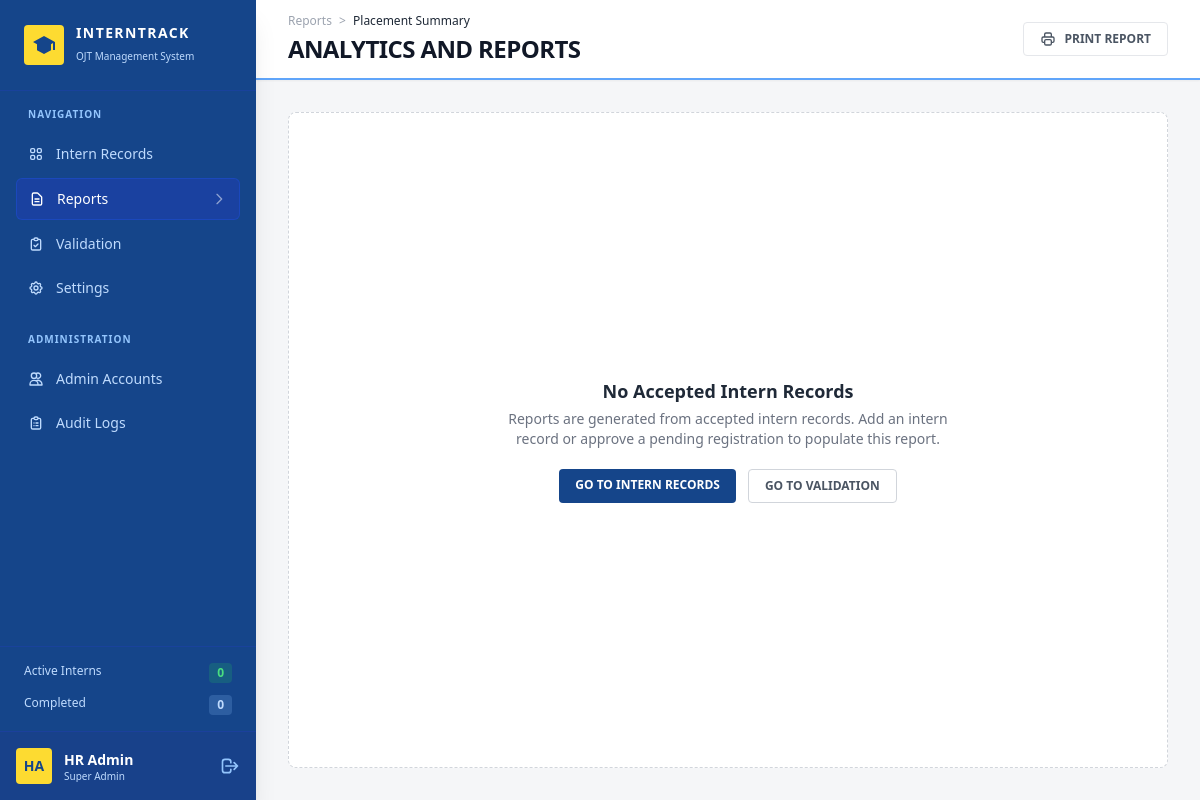
/reports.php (signed in), run on the app's committed database.
### tables this page shows
CREATE TABLE `users` (
  `id` int(11) NOT NULL,
  `username` varchar(50) NOT NULL,
  `password_hash` varchar(255) NOT NULL,
  `created_at` timestamp NOT NULL DEFAULT current_timestamp(),
  `display_name` varchar(100) DEFAULT NULL,
  `role` varchar(20) NOT NULL DEFAULT 'admin',
  `is_active` tinyint(1) NOT NULL DEFAULT 1,
  `last_login_at` datetime DEFAULT NULL
);

### reports.php (the view, shortened to what this page needs)
<?php
require_once 'db.php';
require_login();
$data = [];
$total   = count($data);
page_start($pdo, 'Reports', 'reports');
?>
        <header class="h-20 bg-white px-8 flex justify-between items-center border-b-2 border-blue-400 shadow-sm shrink-0 print:hidden">
            <div>
                <div class="text-xs text-gray-400 font-medium mb-1">Reports <span class="mx-1">></span> <span class="text-gray-800">Placement Summary</span></div>
                <h2 class="text-2xl font-black uppercase text-gray-900 tracking-tight">ANALYTICS AND REPORTS</h2>
            </div>
            <button onclick="window.print()" class="flex items-center gap-2 rounded border border-gray-200 bg-white px-4 py-2 text-xs font-bold text-gray-600 hover:bg-gray-50">
                PRINT REPORT
            </button>
        </header>
        <div class="p-8 overflow-y-auto flex-1 flex flex-col gap-6">
        <?php if ($total === 0): ?>
            <div class="flex flex-1 flex-col items-center justify-center rounded-lg border border-dashed border-gray-300 bg-white p-12 text-center">
                <h3 class="mb-1 text-lg font-bold text-gray-800">No Accepted Intern Records</h3>
                <p class="mb-5 max-w-md text-sm text-gray-500">Reports are generated from accepted intern records. Add an intern record or approve a pending registration to populate this report.</p>
                <div class="flex gap-3">
                    <a href="dashboard.php" class="rounded bg-figmaBlue px-4 py-2 text-xs font-bold text-white hover:bg-blue-900">GO TO INTERN RECORDS</a>
                    <a href="validation.php" class="rounded border border-gray-300 px-4 py-2 text-xs font-bold text-gray-600 hover:bg-gray-50">GO TO VALIDATION</a>
                </div>
            </div>
        <?php endif; ?>
        </div>
    </main>
</body>
</html>

### functions.php (shortened to what this page needs)
<?php
function e($v): string { return htmlspecialchars((string)$v, ENT_QUOTES, 'UTF-8'); }
function role_label(?string $role): string { return ROLE_LABELS[$role] ?? 'Unassigned'; }
function current_user(bool $refresh = false): ?array {
    global $pdo;
    static $user = false;
    if ($user === false || $refresh) {
        $user = null;
        if (!empty($_SESSION['user_id'])) {
            $st = $pdo->prepare("SELECT id, username, display_name, `role`, is_active, last_login_at FROM users WHERE id = ?");
            $st->execute([(int)$_SESSION['user_id']]);
            $user = $st->fetch() ?: null;
        }
    }
    return $user;
}
function require_login(): void {
    $u = !empty($_SESSION['loggedin']) ? current_user() : null;
}
function can(string $permission): bool {
    $u = current_user();
    return $u !== null && in_array($u['role'], PERMISSIONS[$permission] ?? [], true);
}
function pending_count(PDO $pdo): int {
    return (int)$pdo->query("SELECT COUNT(*) FROM interns WHERE validation_status='Pending'")->fetchColumn();
}
    ?>
    <?php
function nav_link(string $href, string $label, string $paths, bool $on, int $badge = 0): string {
    $cls = $on ? 'bg-blue-800/60 text-white border border-blue-700/50' : 'text-blue-200 hover:bg-blue-800/40';
    $svg = '<svg class="w-4 h-4" fill="none" stroke="currentColor" viewBox="0 0 24 24">';
    foreach (explode('|', $paths) as $d) {
        $svg .= '<path stroke-linecap="round" stroke-linejoin="round" stroke-width="2" d="' . $d . '"></path>';
    }
    $svg .= '</svg>';
    if ($badge > 0) {
        $right = '<span class="bg-figmaYellow text-figmaBlue text-[10px] font-black px-2 py-0.5 rounded-full">' . $badge . '</span>';
    } elseif ($on) {
        $right = '<svg class="w-4 h-4 opacity-50" fill="none" stroke="currentColor" viewBox="0 0 24 24"><path stroke-linecap="round" stroke-linejoin="round" stroke-width="2" d="M9 5l7 7-7 7"></path></svg>';
    } else {
        $right = '';
    }
    return '<a href="' . $href . '" class="flex items-center justify-between px-3 py-2.5 rounded-md text-sm font-medium transition-colors ' . $cls . '">'
         . '<div class="flex items-center gap-3">' . $svg . e($label) . '</div>' . $right . '</a>';
}
function page_start(PDO $pdo, string $title, string $active): void {
    $sys = e(APP_NAME);
    $stats = ['Active' => 0, 'Completed' => 0];
    $pending = pending_count($pdo);
    $u = current_user() ?: ['username' => 'user', 'display_name' => null, 'role' => null];
    $name = trim($u['display_name'] ?: $u['username']);
    $parts = preg_split('/[\s._-]+/', $name) ?: [$name];
    $initials = strtoupper(mb_substr($parts[0], 0, 1) . (isset($parts[1]) ? mb_substr($parts[1], 0, 1) : mb_substr($parts[0], 1, 1)));
    $main = [
        ['dashboard',  'dashboard.php',  'Intern Records', 'M4 6a2 2 0 012-2h2a2 2 0 012 2v2a2 2 0 01-2 2H6a2 2 0 01-2-2V6zM14 6a2 2 0 012-2h2a2 2 0 012 2v2a2 2 0 01-2 2h-2a2 2 0 01-2-2V6zM4 16a2 2 0 012-2h2a2 2 0 012 2v2a2 2 0 01-2 2H6a2 2 0 01-2-2v-2zM14 16a2 2 0 012-2h2a2 2 0 012 2v2a2 2 0 01-2 2h-2a2 2 0 01-2-2v-2z', 'records.view'],
        ['reports',    'reports.php',    'Reports',        'M9 12h6m-6 4h6m2 5H7a2 2 0 01-2-2V5a2 2 0 012-2h5.586a1 1 0 01.707.293l5.414 5.414a1 1 0 01.293.707V19a2 2 0 01-2 2z', 'reports.view'],
        ['validation', 'validation.php', 'Validation',     'M9 5H7a2 2 0 00-2 2v12a2 2 0 002 2h10a2 2 0 002-2V7a2 2 0 00-2-2h-2M9 5a2 2 0 002 2h2a2 2 0 002-2M9 5a2 2 0 012-2h2a2 2 0 012 2m-6 9l2 2 4-4', 'validation.view'],
        ['settings',   'settings.php',   'Settings',       'M10.325 4.317c.426-1.756 2.924-1.756 3.35 0a1.724 1.724 0 002.573 1.066c1.543-.94 3.31.826 2.37 2.37a1.724 1.724 0 001.065 2.572c1.756.426 1.756 2.924 0 3.35a1.724 1.724 0 00-1.066 2.573c.94 1.543-.826 3.31-2.37 2.37a1.724 1.724 0 00-2.572 1.065c-.426 1.756-2.924 1.756-3.35 0a1.724 1.724 0 00-2.573-1.066c-1.543.94-3.31-.826-2.37-2.37a1.724 1.724 0 00-1.065-2.572c-1.756-.426-1.756-2.924 0-3.35a1.724 1.724 0 001.066-2.573c-.94-1.543.826-3.31 2.37-2.37.996.608 2.296.07 2.572-1.065z|M15 12a3 3 0 11-6 0 3 3 0 016 0z', 'account.manage_own'],
    ];
    $admin = [
        ['accounts', 'accounts.php', 'Admin Accounts', 'M12 4.354a4 4 0 110 5.292M15 21H3v-1a6 6 0 0112 0v1zm0 0h6v-1a6 6 0 00-9-5.197M13 7a4 4 0 11-8 0 4 4 0 018 0z', 'users.manage'],
        ['audit', 'audit_logs.php', 'Audit Logs', 'M9 5H7a2 2 0 00-2 2v12a2 2 0 002 2h10a2 2 0 002-2V7a2 2 0 00-2-2h-2M9 5a2 2 0 002 2h2a2 2 0 002-2M9 5a2 2 0 012-2h2a2 2 0 012 2m-3 7h3m-3 4h3m-6-4h.01M9 16h.01', 'audit.view'],
    ];
    $admin = array_values(array_filter($admin, fn($i) => can($i[4])));
    ?>
<!DOCTYPE html>
<html lang="en">
<head>
    <script src="https://cdn.tailwindcss.com"></script>
</head>
<body class="flex h-screen bg-figmaBg font-sans overflow-hidden">
    <aside class="w-64 bg-figmaBlue text-white flex flex-col justify-between shadow-xl z-20 relative shrink-0 print:hidden">
        <div class="overflow-y-auto">
            <div class="p-6 flex items-center gap-3 border-b border-blue-800/50">
                <div class="flex h-10 w-10 items-center justify-center rounded bg-figmaYellow text-figmaBlue shrink-0">
                    <svg xmlns="http://www.w3.org/2000/svg" class="h-6 w-6" fill="currentColor" viewBox="0 0 24 24"><path d="M12 3L1 9l4 2.18v6L12 21l7-3.82v-6l2-1.09V17h2V9L12 3z"/></svg>
                </div>
                <div>
                    <h1 class="text-sm font-bold tracking-widest leading-tight uppercase"><?= $sys ?></h1>
                    <span class="text-[10px] text-blue-200">OJT Management System</span>
                </div>
            </div>
            <div class="p-4">
                <div class="text-[10px] font-bold tracking-widest text-blue-300 mb-3 px-3">NAVIGATION</div>
                <nav class="space-y-1">
                    <?php foreach ($main as [$key, $href, $label, $paths, $perm]): if (!can($perm)) { continue; } ?>
                        <?= nav_link($href, $label, $paths, $key === $active, $key === 'validation' ? $pending : 0) ?>
                    <?php endforeach; ?>
                </nav>
                <?php if ($admin): ?>
                <div class="text-[10px] font-bold tracking-widest text-blue-300 mt-6 mb-3 px-3">ADMINISTRATION</div>
                <nav class="space-y-1">
                    <?php foreach ($admin as [$key, $href, $label, $paths]): ?>
                        <?= nav_link($href, $label, $paths, $key === $active) ?>
                    <?php endforeach; ?>
                </nav>
                <?php endif; ?>
            </div>
        </div>
        <div>
            <div class="px-6 py-4 space-y-3 border-t border-blue-800/50">
                <div class="flex justify-between text-xs text-blue-200">
                    <span>Active Interns</span><span class="bg-green-500/20 text-green-400 px-2 py-0.5 rounded font-bold"><?= $stats['Active'] ?></span>
                </div>
                <div class="flex justify-between text-xs text-blue-200">
                    <span>Completed</span><span class="bg-blue-300/20 text-blue-200 px-2 py-0.5 rounded font-bold"><?= $stats['Completed'] ?></span>
                </div>
            </div>
            <div class="p-4 border-t border-blue-800/50 flex items-center justify-between bg-blue-900/30">
                <div class="flex items-center gap-3 min-w-0">
                    <div class="h-9 w-9 rounded bg-figmaYellow flex items-center justify-center text-figmaBlue font-bold text-sm shrink-0"><?= e($initials) ?></div>
                    <div class="leading-tight min-w-0">
                        <div class="text-sm font-bold text-white truncate"><?= e($name) ?></div>
                        <div class="text-[10px] text-blue-200 truncate"><?= e(role_label($u['role'])) ?></div>
                    </div>
                </div>
                <a href="logout.php" title="Sign out" aria-label="Sign out" class="text-blue-300 hover:text-white transition">
                    <svg class="w-5 h-5" fill="none" stroke="currentColor" viewBox="0 0 24 24"><path stroke-linecap="round" stroke-linejoin="round" stroke-width="2" d="M17 16l4-4m0 0l-4-4m4 4H7m6 4v1a3 3 0 01-3 3H6a3 3 0 01-3-3V7a3 3 0 013-3h4a3 3 0 013 3v1"></path></svg>
                </a>
            </div>
        </div>
    </aside>
    <main class="flex-1 flex flex-col h-screen overflow-hidden">
    <?php
}

### data on the page
users: display_name "HA", display_name "HR Admin", role "Super Admin"

### other printed values
$sys "INTERNTRACK"
$label "Intern Records"
$label "Reports"
$label "Validation"
$label "Settings"
$label "Admin Accounts"
$label "Audit Logs"
$stats['Active'] "0"
$stats['Completed'] "0"
